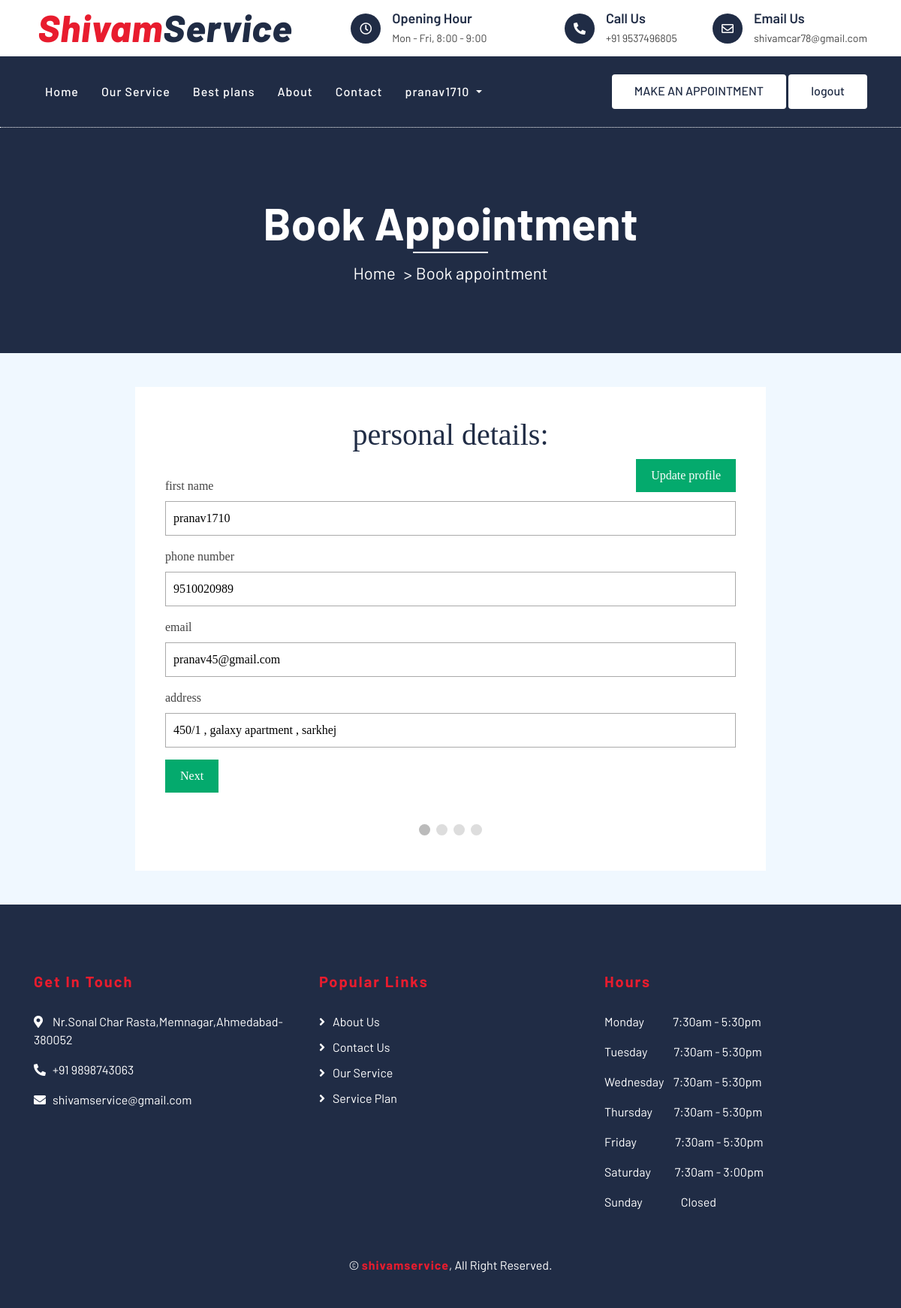
/bookapp.php (signed in), run on the app's committed database.
### tables this page shows
CREATE TABLE `user` (
  `user_id` int(5) NOT NULL,
  `user_name` varchar(30) NOT NULL,
  `user_pass` varchar(40) NOT NULL,
  `user_email` varchar(50) NOT NULL,
  `user_add` varchar(255) NOT NULL,
  `user_phone` bigint(10) DEFAULT NULL,
  `user_sec_ques` varchar(50) NOT NULL,
  `user_sec_ans` varchar(20) NOT NULL,
  `companycompany_id` int(5) NOT NULL,
  `otp` int(5) DEFAULT NULL
);

CREATE TABLE `customer` (
  `customer_id` int(5) NOT NULL,
  `Useruser_id` int(5) NOT NULL,
  `reg_date` date DEFAULT NULL
);

### bookapp.php (the view, shortened to what this page needs)
<!DOCTYPE html>
<html lang="en">
<head>
  <link rel="stylesheet" href="fontsf/material-icon/css/material-design-iconic-font.min.css">
  <link rel="stylesheet" href="css/style.css">
  <link rel="stylesheet" href="https://stackpath.bootstrapcdn.com/bootstrap/4.4.1/css/bootstrap.min.css">
  <link href="https://stackpath.bootstrapcdn.com/bootstrap/4.4.1/css/bootstrap.min.css" rel="stylesheet">
  <link href="https://cdnjs.cloudflare.com/ajax/libs/font-awesome/5.10.0/css/all.min.css" rel="stylesheet">
  <link href="lib/flaticon/font/flaticon.css" rel="stylesheet">
  <link href="lib/animate/animate.min.css" rel="stylesheet">
  <link href="lib/owlcarousel/assets/owl.carousel.min.css" rel="stylesheet">
  <link href="css/style.css" rel="stylesheet">
</head>
<body style="background-color: aliceblue;">
  <?php require "top.php" ?>
  <div class="page-header">
    <div class="container">
      <div class="row">
        <div class="col-12">
          <h2 style="margin-bottom: 10px;">Book Appointment</h2>
        </div>
        <div class="col-12">
          <a href="../shivam/">Home</a>
          <a href="">Book appointment</a>
        </div>
      </div>
    </div>
  </div>
  <form id="regForm" action="add-appoiment.php" method="POST">
    <div class="tab">
      <h1>personal details:</h1>
      <a href="../shivam/profile.php">
      <button type="button" class="edit-profile float-right"  >Update profile</button>
      </a>
      <?php
      $email = $_SESSION['user_login'];
      $sql = "SELECT * ,customer.customer_id   FROM user  JOIN customer on user.user_id = customer.Useruser_id  WHERE user_email ='$email'";
      $res = mysqli_query($con, $sql);
      if (mysqli_num_rows($res) > 0) {
        while ($row = mysqli_fetch_assoc($res)) {
      ?>
          <br>
          <label for="fname">first name</label>
          <p><input placeholder="First name..." id="fname" value="<?php echo $row['user_name']; ?>" oninput="this.className = ''" name="fname"></p>
          <label for="u_no">phone number</label>
          <p><input placeholder="E-mail..." id="u_no" value="<?php echo $row['user_phone']; ?>" oninput="this.className = ''" name="email"></p>
          <label for="email">email</label>
          <p><input placeholder="Phone..." id="email" value="<?php echo $row['user_email']; ?>" oninput="this.className = ''" name="phone"></p>
          <label for="address">address</label>
          <p><input placeholder="address...." id="address" value="<?php echo $row['user_add']; ?>" oninput="this.className = ''" name="address"></p>
      <?php }
      } ?>
    </div>
  <div style="overflow:auto;">
    <div>
      <button type="button" id="nextBtn" onclick="nextPrev(1)">Next</button>
    </div>
  </div>
  <div style="text-align:center;margin-top:40px;">
    <span class="step"></span>
    <span class="step"></span>
    <span class="step"></span>
    <span class="step"></span>
  </div>
  </form>
  <?php require "foter.php" ?>
</body>

### top.php (shortened to what this page needs)
<?php
  require "../shivam/lockscreen/connection.php";
  ?>
<head>
    <link href="https://stackpath.bootstrapcdn.com/bootstrap/4.4.1/css/bootstrap.min.css" rel="stylesheet">
    <link href="https://cdnjs.cloudflare.com/ajax/libs/font-awesome/5.10.0/css/all.min.css" rel="stylesheet">
    <link href="lib/flaticon/font/flaticon.css" rel="stylesheet">
    <link href="lib/animate/animate.min.css" rel="stylesheet">
    <link href="lib/owlcarousel/assets/owl.carousel.min.css" rel="stylesheet">
    <link href="css/style.css" rel="stylesheet">
</head>
<div class="top-bar">
    <div class="container">
        <div class="row align-items-center">
            <div class="col-lg-4 col-md-12">
                <div class="logo">
                    <a href="index.php">
                        <h1>Shivam<span>Service</span></h1>
                    </a>
                </div>
            </div>
            <div class="col-lg-8 col-md-7 d-none d-lg-block">
                <div class="row">
                    <div class="col-4">
                        <div class="top-bar-item">
                            <div class="top-bar-icon">
                                <i class="far fa-clock"></i>
                            </div>
                            <div class="top-bar-text">
                                <h3>Opening Hour</h3>
                                <p>Mon - Fri, 8:00 - 9:00</p>
                            </div>
                        </div>
                    </div>
                    <div class="col-4">
                        <div class="top-bar-item">
                            <div class="top-bar-icon">
                                <i class="fa fa-phone-alt"></i>
                            </div>
                            <div class="top-bar-text">
                                <h3>Call Us</h3>
                                <p>+91 9537496805 </p>
                            </div>
                        </div>
                    </div>
                    <div class="col-4">
                        <div class="top-bar-item">
                            <div class="top-bar-icon">
                                <i class="far fa-envelope"></i>
                            </div>
                            <div class="top-bar-text">
                                <h3>Email Us</h3>
                                <p>shivamcar78@gmail.com</p>
                            </div>
                        </div>
                    </div>
                </div>
            </div>
        </div>
    </div>
</div>
<div class="nav-bar">
    <div class="container">
        <nav class="navbar navbar-expand-lg bg-dark navbar-dark">
            <div class="collapse navbar-collapse justify-content-between" id="navbarCollapse">
                <div class="navbar-nav mr-auto">
                    <a href="index.php" class="nav-item nav-link ">Home</a>
                    <a href="service.php" class="nav-item nav-link ">Our Service</a>
                    <a href="bestplan.php" class="nav-item nav-link">Best plans</a>
                    <a href="about.php" class="nav-item nav-link">About</a>
                    <a href="contact.php" class="nav-item nav-link">Contact</a>
                    <?php
                      if (isset($_SESSION["user_login"])) {
                      ?><div class="dropdown show">
                            <a class="nav-link dropdown-toggle" href="#" role="button" id="dropdownMenuLink" data-toggle="dropdown" aria-haspopup="true" aria-expanded="false">
                                <?php
                                  $email = $_SESSION['user_login'];
                                  $get_username = "SELECT * FROM user WHERE user_email = '$email'";
                                  $res = mysqli_query($con, $get_username);
                                  $username = mysqli_fetch_array($res);
                                  echo $username['user_name'];
                                  ?>
                            </a>
                        </div>
                    <?php
                      }
                      ?>
                </div>
                <div class="ml-auto">
                    <?php
                      if (isset($_SESSION["user_login"])) {
                      ?>
                        <a class="btn btn-custom" href="../shivam/bookapp.php">MAKE AN APPOINTMENT</a>
                        <a class="btn btn-custom" href="../shivam/lockscreen/log-out-user.php">logout</a>
                    <?php
                      } else {
                      ?>
                        <a class="btn btn-custom" href="../shivam/lockscreen/login-user.php">MAKE AN APPOINTMENT</a>
                        <a class="btn btn-custom" href="lockscreen/login-user.php">Login</a>
                    <?php
                      }
                      ?>
                </div>
            </div>
        </nav>
    </div>
</div>

### css/style.css (style rules this page uses)
body { color: #444444; font-weight: 400; background: #ffffff; font-family: 'Barlow', sans-serif; overflow-x: hidden; }
h1, h2, h3, h4, h5, h6 { color: #202C45; }
a { color: #202C45; transition: .3s; }
.btn.btn-custom { padding: 10px 30px 12px 30px; text-align: center; font-size: 16px; font-weight: 500; color: #ffffff; background: #E81C2E; border: none; box-shadow: inset 0 0 0 0 #202C45; transition: ease-out 0.5s; -webkit-transition: ease-out 0.5s; -moz-transition: ease-out 0.5s; }
.top-bar { position: relative; height: 75px; display: flex; align-items: center; background: #ffffff; }
.top-bar .logo { text-align: left; overflow: hidden; }
.top-bar .logo h1 { margin: -4px 0 0 0; color: #E81C2E; font-size: 50px; line-height: 50px; font-weight: 800; letter-spacing: 1px; font-style: italic; }
.top-bar .logo h1 span { color: #202C45; }
.top-bar .top-bar-item { display: flex; align-items: center; justify-content: flex-end; }
.top-bar .top-bar-icon { width: 40px; height: 40px; display: flex; align-items: center; justify-content: center; background: #202C45; border-radius: 40px; }
.top-bar .top-bar-icon i { margin: 0; color: #ffffff; font-size: 16px; }
.top-bar .top-bar-text { padding-left: 15px; }
.top-bar .top-bar-text h3 { margin: 0 0 5px 0; font-size: 18px; font-weight: 600; }
.top-bar .top-bar-text p { margin: 0; font-size: 14px; font-weight: 400; }
.nav-bar { position: relative; background: #202C45; }
.nav-bar .navbar { padding: 20px 0; background: #202C45 !important; transition: .3s; }
.navbar-dark .navbar-nav .nav-link, .navbar-dark .navbar-nav .nav-link:focus, .navbar-dark .navbar-nav .nav-link:hover, .navbar-dark .navbar-nav .nav-link.active { color: #ffffff; padding: 15px; font-weight: 500; letter-spacing: 1px; }
.nav-bar .btn.btn-custom { color: #202C45; background: #ffffff; box-shadow: inset 0 0 0 0 #E81C2E; }
.page-header { position: relative; margin-bottom: 45px; padding: 90px 0; text-align: center; background: #202C45; border-top: 1px dotted #ffffff; }
.page-header h2 { position: relative; color: #ffffff; font-size: 60px; font-weight: 700; margin-bottom: 20px; padding-bottom: 5px; }
.page-header h2::after { position: absolute; content: ""; width: 100px; height: 2px; left: calc(50% - 50px); bottom: 0; background: #ffffff; }
.page-header a { position: relative; padding: 0 12px; font-size: 22px; color: #ffffff; }
.page-header a::after { position: absolute; content: ">"; width: 8px; height: 8px; top: -2px; right: -7px; text-align: center; color: #ffffff; }
.page-header a:last-child::after { display: none; }

### bookapp.php (style rules this page uses)
* { box-sizing: border-box; }
body { background-color: #f1f1f1; }
#regForm { background-color: #ffffff; margin: 10px auto; font-family: Raleway; padding: 40px; width: 70%; min-width: 300px; }
h1 { text-align: center; }
input { padding: 10px; width: 100%; font-size: 17px; font-family: Raleway; border: 1px solid #aaaaaa; }
.tab { display: none; }
button { background-color: #04AA6D; color: #ffffff; border: none; padding: 10px 20px; font-size: 17px; font-family: Raleway; cursor: pointer; }
.step { height: 15px; width: 15px; margin: 0 2px; background-color: #bbbbbb; border: none; border-radius: 50%; display: inline-block; opacity: 0.5; }
.step.active { opacity: 1; }
#regForm { margin: 10px auto; width: 70%; min-width: 300px; }
input { padding: 10px; width: 100%; border: 1px solid #aaaaaa; }

### data on the page
user: user_name "pranav1710"
customer: fname "pranav1710", email "9510020989", phone "pranav45@gmail.com", address "450/1 , galaxy apartment , sarkhej"
